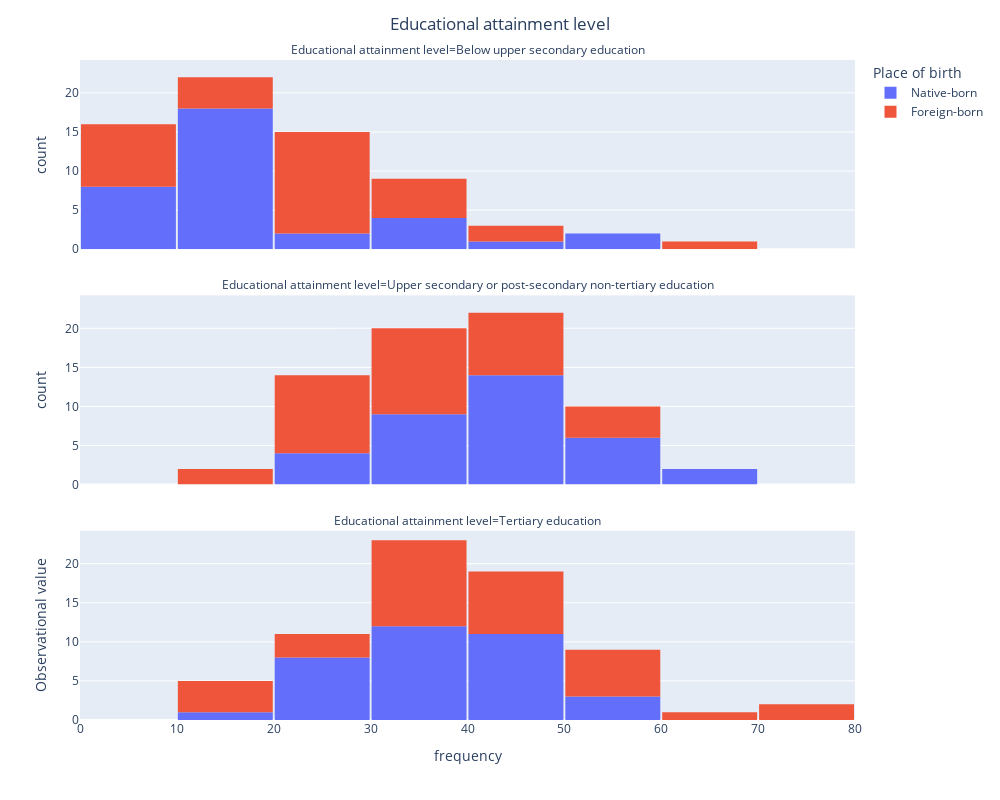

Notebook code cell kept with this figure:
### Code cell
fig = px.histogram(DF,
                 x='OBS_VALUE',
                 nbins=10,
                 facet_col= 'Educational attainment level',
                 facet_col_wrap=1,
                  color='Place of birth')

fig.update_layout(bargap=0.02,
                  title='Educational attainment level',
                  title_x=0.5,
                  xaxis_title="frequency",
                  yaxis_title="Observational value",
                  autosize=False,
                  width=1000,
                  height=800)

fig.show()

### Figure 1 — Plotly figure (JSON) as saved in the notebook; plotly's stock layout.template omitted (floating-point values rounded to 4 significant figures)
{"data": [{"alignmentgroup": "True", "bingroup": "x", "hovertemplate": "Place of birth=Native-born<br>Educational attainment level=Below upper secondary education<br>OBS_VALUE=%{x}<br>count=%{y}<extra></extra>", "legendgroup": "Native-born", "marker": {"color": "#636efa", "pattern": {"shape": ""}}, "name": "Native-born", "nbinsx": 10, "offsetgroup": "Native-born", "orientation": "v", "showlegend": true, "type": "histogram", "x": [15.44, 10.1, 14.13, 14.83, 7.118, 25.8, 36.96, 52.97, 38.25, 11.81, 16.87, 13.26, null, 10.48, 17.85, 12.69, 11.31, 32.9, 11.62, 7.288, 15.77, 55.7, 16.92, 22.0, 14.34, 18.83, 5.716, 43.27, 19.62, 6.373, 9.156, 33.61, 8.732, 5.515, 18.81, 4.825], "xaxis": "x3", "yaxis": "y3"}, {"alignmentgroup": "True", "bingroup": "x", "hovertemplate": "Place of birth=Native-born<br>Educational attainment level=Upper secondary or post-secondary non-tertiary education<br>OBS_VALUE=%{x}<br>count=%{y}<extra></extra>", "legendgroup": "Native-born", "marker": {"color": "#636efa", "pattern": {"shape": ""}}, "name": "Native-born", "nbinsx": 10, "offsetgroup": "Native-born", "orientation": "v", "showlegend": false, "type": "histogram", "x": [38.77, 53.13, 39.4, 54.8, 34.38, 42.03, 33.87, 20.26, 35.48, 48.37, 46.89, 43.53, null, 54.76, 46.31, 57.84, 37.17, 44.14, 49.67, 46.34, 43.25, 23.43, 39.95, 42.07, 36.28, 41.98, 56.64, 27.89, 61.8, 64.95, 53.81, 21.04, 41.66, 48.96, 33.09, 42.98], "xaxis": "x2", "yaxis": "y2"}, {"alignmentgroup": "True", "bingroup": "x", "hovertemplate": "Place of birth=Native-born<br>Educational attainment level=Tertiary education<br>OBS_VALUE=%{x}<br>count=%{y}<extra></extra>", "legendgroup": "Native-born", "marker": {"color": "#636efa", "pattern": {"shape": ""}}, "name": "Native-born", "nbinsx": 10, "offsetgroup": "Native-born", "orientation": "v", "showlegend": false, "type": "histogram", "x": [45.79, 36.77, 46.47, 30.37, 58.5, 32.17, 29.16, 26.76, 26.27, 39.82, 36.23, 43.22, null, 34.77, 35.84, 29.47, 51.53, 22.96, 38.7, 46.37, 40.99, 20.87, 43.13, 35.93, 49.38, 39.19, 37.64, 28.83, 18.58, 28.68, 37.04, 45.35, 49.6, 45.53, 48.1, 52.19], "xaxis": "x", "yaxis": "y"}, {"alignmentgroup": "True", "bingroup": "x", "hovertemplate": "Place of birth=Foreign-born<br>Educational attainment level=Below upper secondary education<br>OBS_VALUE=%{x}<br>count=%{y}<extra></extra>", "legendgroup": "Foreign-born", "marker": {"color": "#EF553B", "pattern": {"shape": ""}}, "name": "Foreign-born", "nbinsx": 10, "offsetgroup": "Foreign-born", "orientation": "v", "showlegend": true, "type": "histogram", "x": [8.643, 24.15, 29.96, 4.878, 5.751, 18.45, 32.95, 66.88, 35.73, 2.77, 23.36, 32.99, null, 35.69, 33.26, 11.4, 11.39, 43.47, 6.444, 3.949, 21.2, 28.48, 29.15, 9.12, 23.11, 23.66, null, 24.28, null, 6.216, 25.32, 43.39, 29.6, 26.99, 13.48, 20.46], "xaxis": "x3", "yaxis": "y3"}, {"alignmentgroup": "True", "bingroup": "x", "hovertemplate": "Place of birth=Foreign-born<br>Educational attainment level=Upper secondary or post-secondary non-tertiary education<br>OBS_VALUE=%{x}<br>count=%{y}<extra></extra>", "legendgroup": "Foreign-born", "marker": {"color": "#EF553B", "pattern": {"shape": ""}}, "name": "Foreign-born", "nbinsx": 10, "offsetgroup": "Foreign-born", "orientation": "v", "showlegend": false, "type": "histogram", "x": [24.16, 39.64, 30.66, 37.58, 20.97, 42.63, 42.85, 19.73, 28.75, 43.77, 39.59, 28.79, null, 34.98, 47.87, 48.99, 29.94, 42.59, 49.98, 50.44, 21.12, 32.67, 28.99, 39.57, 30.09, 35.21, 41.49, 39.39, 52.88, 53.96, 59.49, 28.55, 21.54, 26.16, 14.58, 34.68], "xaxis": "x2", "yaxis": "y2"}, {"alignmentgroup": "True", "bingroup": "x", "hovertemplate": "Place of birth=Foreign-born<br>Educational attainment level=Tertiary education<br>OBS_VALUE=%{x}<br>count=%{y}<extra></extra>", "legendgroup": "Foreign-born", "marker": {"color": "#EF553B", "pattern": {"shape": ""}}, "name": "Foreign-born", "nbinsx": 10, "offsetgroup": "Foreign-born", "orientation": "v", "showlegend": false, "type": "histogram", "x": [67.2, 36.21, 39.38, 57.54, 73.28, 38.92, 24.2, 13.39, 35.53, 53.46, 38.54, 38.22, null, 29.33, 18.87, 39.61, 58.67, 13.94, 43.57, 45.62, 57.69, 38.85, 41.87, 51.31, 46.8, 41.82, 55.67, 36.33, 34.66, 39.82, 15.19, 28.06, 48.86, 46.85, 71.94, 44.87], "xaxis": "x", "yaxis": "y"}], "layout": {"annotations": [{"font": {}, "showarrow": false, "text": "Educational attainment level=Tertiary education", "x": 0.5, "xanchor": "center", "xref": "paper", "y": 0.2867, "yanchor": "bottom", "yref": "paper"}, {"font": {}, "showarrow": false, "text": "Educational attainment level=Upper secondary or post-secondary non-tertiary education", "x": 0.5, "xanchor": "center", "xref": "paper", "y": 0.6433, "yanchor": "bottom", "yref": "paper"}, {"font": {}, "showarrow": false, "text": "Educational attainment level=Below upper secondary education", "x": 0.5, "xanchor": "center", "xref": "paper", "y": 1.0, "yanchor": "bottom", "yref": "paper"}], "autosize": false, "bargap": 0.02, "barmode": "relative", "height": 800, "legend": {"title": {"text": "Place of birth"}, "tracegroupgap": 0}, "margin": {"t": 60}, "title": {"text": "Educational attainment level", "x": 0.5}, "width": 1000, "xaxis": {"anchor": "y", "autorange": true, "domain": [0, 1], "range": [0, 80], "title": {"text": "frequency"}, "type": "linear"}, "xaxis2": {"anchor": "y2", "autorange": true, "domain": [0, 1], "matches": "x", "range": [0, 80], "showticklabels": false, "type": "linear"}, "xaxis3": {"anchor": "y3", "autorange": true, "domain": [0, 1], "matches": "x", "range": [0, 80], "showticklabels": false, "type": "linear"}, "yaxis": {"anchor": "x", "autorange": true, "domain": [0, 0.2867], "range": [0, 24.21], "title": {"text": "Observational value"}}, "yaxis2": {"anchor": "x2", "autorange": true, "domain": [0.3567, 0.6433], "matches": "y", "range": [0, 24.21], "title": {"text": "count"}}, "yaxis3": {"anchor": "x3", "autorange": true, "domain": [0.7133, 1.0], "matches": "y", "range": [0, 24.21], "title": {"text": "count"}}}}
